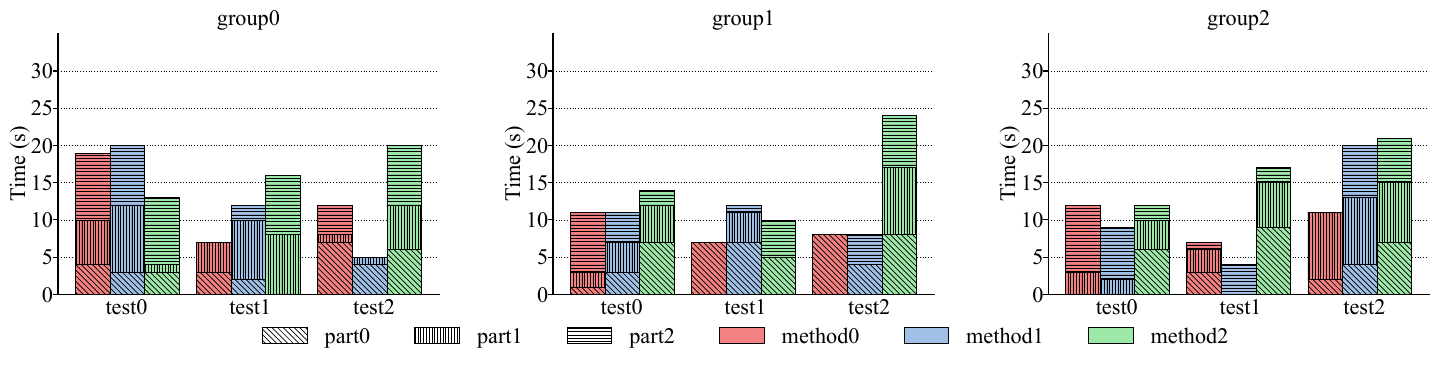

This figure's Python source:
import math

import easypyplot
import matplotlib.font_manager as fm
import numpy as np
import pandas as pd
from matplotlib import pyplot as plt
from matplotlib.patches import Patch
from matplotlib.ticker import FormatStrFormatter

"""
    Draw a graph by 4 dimensions:
          Run on different programs(benchmarks) as group,
        in a group(program) we use different tests (like different protocols),
        in a test we can compare different methods,
        a method's score includes mutiple parts.
    
    Most graphs don't need subplots to be groups, then we can use only one graph
"""

group_list = ["group0", "group1", "group2"]
test_list = ["test0", "test1", "test2"]
method_list = ["method0", "method1", "method2"]
part_dict = {"part0": "part0", "part1": "part1", "part2": "part2"}

subplot_row = 5
subplot_col = math.ceil(len(group_list) / subplot_row)

#   To place different bars automatically in graph
# in the following code x_tick is as params to be passed from functions in a group 
fig_bar_width = 4
fig_space_width = 2
fig_dims = (25, 3.5)
fig_label_fontsize = 16
ft = fm.FontProperties("Times New Roman")
ft.set_size(fig_label_fontsize)

data_folder = "data/"
fig_name = "breakdown_demo"
fig_ylims = [(0, 35)] * 5
fig_yticks = [[i for i in range(0, 31, 5)] for _ in range(5)]

# When there is a significant difference in the y-axis data, can be like this:
# fig_ylims = [(0, 0.06), (0, 3000), (0, 150), (0, 0.5), (0, 125)]
# fig_yticks = [
#     [0.000, 0.012, 0.024, 0.036, 0.048],
#     [0, 600, 1200, 1800, 2400],
#     [0, 30, 60, 90, 120],
#     [0.0, 0.1, 0.2, 0.3, 0.4],
#     [0, 25, 50, 75, 100],
# ]

origin_fig_bar_colors = ["#f38181", "#a0c0e6", "#9ee8a7"]
fig_bar_colors = []
for item in origin_fig_bar_colors:
    fig_bar_colors.append([item] * len(method_list))
# For all part in a bar, its pattern
hatches = ["\\\\\\\\\\\\", "||||||", "-----"]

pp, fig = easypyplot.pdf.plot_setup(fig_name, fig_dims)

def process_one_row(fig_ax, row, idx, all_figs, all_xticks, xtick):
    fig_xticks = []
    fig_data_2darr = []
    design_fullname = str(row[0])
    if any(design in design_fullname for design in method_list):
        row_value = []
        for col in row.keys():
            if any(part in col for part in part_dict):
                row_value.append(row[col])
        fig_data_2darr.append(row_value)
        xtick += fig_bar_width
        fig_xticks.append(xtick)
    print(fig_data_2darr)
    fig_h = easypyplot.barchart.draw(
        fig_ax,
        fig_data_2darr,
        width=fig_bar_width,
        breakdown=True,
        xticks=fig_xticks,
        colors=fig_bar_colors[idx],
        hatchs=hatches,
    )
    all_figs += [fig_h]
    all_xticks.extend(fig_xticks)
    return xtick


def process_one_csv(fig_ax, csv_path, cur_xtick, all_figs, all_xticks):
    csv_hd = pd.read_csv(csv_path, sep=",")
    xtick = cur_xtick
    for idx, row in csv_hd.iterrows():
        xtick = process_one_row(fig_ax, row, idx, all_figs, all_xticks, xtick)
    return xtick


def process_group(idx, group):
    fig_ax = fig.add_subplot(subplot_col, subplot_row, idx + 1)
    easypyplot.format.turn_off_box(fig_ax)
    cur_xtick = fig_space_width + fig_bar_width / 2
    all_figs = []
    all_xticks = []
    for test_idx, test in enumerate(test_list):
        csv_name = "group" + str(idx) + "_test" + str(test_idx) + ".csv"
        cur_xtick = process_one_csv(
            fig_ax, data_folder + csv_name, cur_xtick, all_figs, all_xticks
        )
        # bar legend to be located related to percentage of whole subplot
        fig_ax.text(
            0.18 + 0.325 * test_idx,
            -0.055,
            test,
            ha="center",
            va="center",
            fontsize=fig_label_fontsize,
            transform=fig_ax.transAxes,
        )
        cur_xtick += fig_space_width
    plt.tight_layout()
    # hratio is a param to tighten graph to be mor tight, i.e, reduce blank space outside of label area and graph area
    # hratio higher, grapher tighter
    easypyplot.format.resize_ax_box(fig_ax, hratio=0.995)

    xlabel_ft = fm.FontProperties("Times New Roman")
    xlabel_ft.set_size(fig_label_fontsize)

    fig_ax.set_title(group, multialignment="center", fontsize=fig_label_fontsize)

    """ x axis """
    fig_ax.xaxis.set_tick_params(
        pad=0
    )  # distance between x tick label and x-axis
    fig_ax.set_xlim(
        all_xticks[0] - (fig_space_width + fig_bar_width / 2),
        all_xticks[-1] + (fig_space_width + fig_bar_width / 2),
    )
    fig_ax.set_xticks(all_xticks)
    fig_ax.set_xticklabels([], fontsize=fig_label_fontsize, fontproperties=xlabel_ft)
    fig_ax.xaxis.set_ticks_position("none")  # comment for invisible x ticks

    """ y axis """
    fig_ax.yaxis.set_tick_params(
        pad=0
    )  # distance between y tick label and y-axis
    easypyplot.format.set_axis_to_percent(
        fig_ax.yaxis
    )  # Uncomment for y axis tick label in xx% format
    fig_ax.yaxis.grid(True)
    fig_ax.set_ylim(fig_ylims[idx])
    fig_ax.set_yticks(
        fig_yticks[idx],
    )

    # set tick marks format for y_axis in subplot
    fig_yticks_label = [
        "%d" % item for item in fig_yticks[idx]
    ]  

    # Change for customized y tick mrk format, just like:
    # if idx != 0 and idx != 3:
    #       fig_yticks_label = [
    #     "%d" % item for item in fig_yticks[idx]
    #     ]  
    # elif idx == 3:
    #     fig_yticks_label = ["{:.1f}".format(item) for item in fig_yticks[idx]]
    # else:
    #     fig_yticks_label = ["{:.3f}".format(item) for item in fig_yticks[idx]]
        
    fig_ax.set_yticklabels(
        fig_yticks_label, fontproperties=ft, fontsize=fig_label_fontsize
    )
    fig_ax.set_ylabel(
        "Time (s)", multialignment="center", labelpad=0.5, fontsize=fig_label_fontsize
    )


# test as subplots
for idx, test in enumerate(group_list):
    process_group(idx, test)
# distance between subplots, and their distance to most left and right
plt.subplots_adjust(hspace=0.2, wspace=0.3)
plt.subplots_adjust(bottom=0.15, left=0.05)

""" legend """
method_legend = ["method0", "method1", "method2"]
part_legend = ["part0", "part1", "part2"]
# part legend
legends = [
    Patch(label=part_legend[i], facecolor="#ffffff", hatch=hatches[i])
    for i in range(len(part_legend))
]
# test legend
legends += [
    Patch(label=method_legend[i], facecolor=origin_fig_bar_colors[i], hatch=None)
    for i in range(len(method_legend))
]
fig.legend(
    handles=legends,
    loc="lower center",
    frameon=False,
    prop={"size": fig_label_fontsize},
    bbox_to_anchor=(0.325, -0.06),
    ncol=6, # how many legend to be a row
    columnspacing=2,  # padding between columns
    labelspacing=0,  # padding between rows
)
# any modify in plt.show() will be found in the following pdf
plt.show()
fig.savefig(fig_name + ".pdf", format="pdf", bbox_inches="tight")
